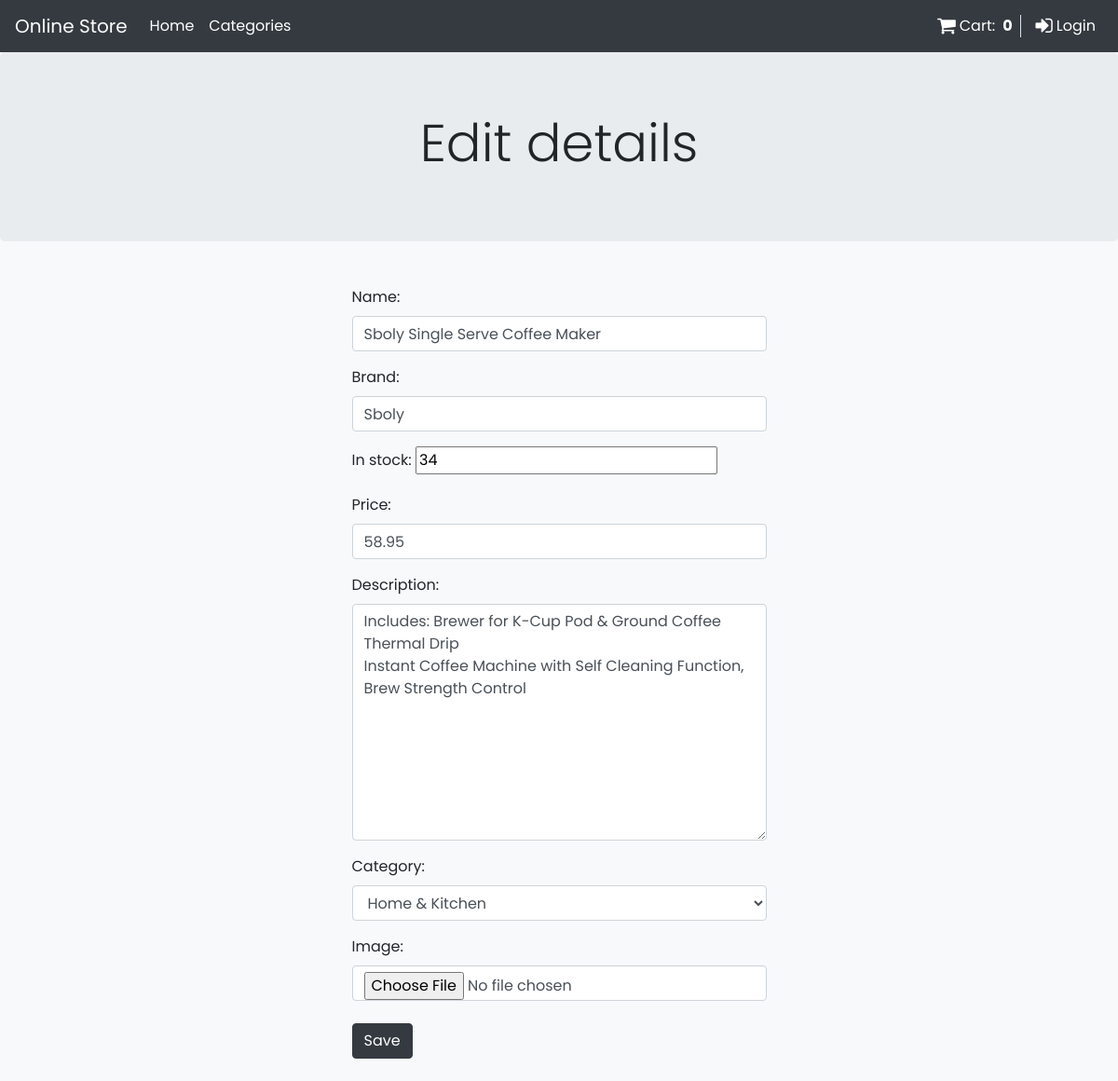
Page /update_product/2 on the earlier database version.
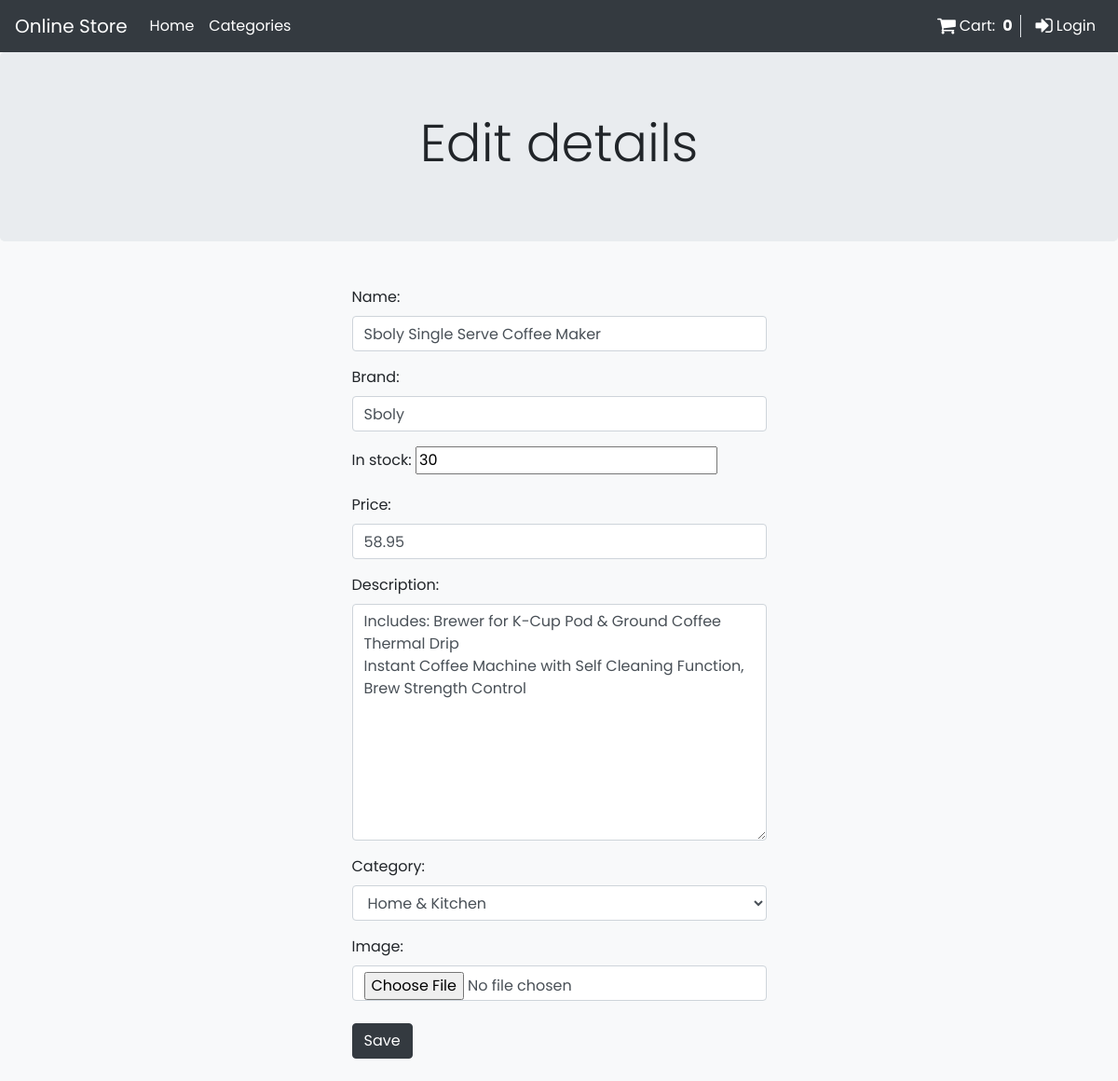
Same page on the later database version.
### my_store/models.py (models this page shows, shortened)
class Product(models.Model):
    name = models.CharField(max_length=120)
    in_stock = models.IntegerField(null=True, blank=True)
    price = models.DecimalField(max_digits=10, decimal_places=2)
    description = models.TextField(blank=True, null=True)
    image = models.ImageField(blank=True, null=True)
    brand = models.CharField(max_length=50, blank=True, null=True)
    category = models.ForeignKey(
        'Category',
        on_delete=models.DO_NOTHING,
    )

class Category(models.Model):
    name = models.CharField(max_length=60)
    def __str__(self):
        return self.name

### my_store/views.py (the view, shortened to what this page needs)
# urls.py: path('update_product/<int:pk>', views.ProductUpdateView.as_view(), name='update_product'),
class ProductUpdateView(UpdateView, PermissionRequiredMixin):
    permission_required = ['my_store.change_product']
    template_name = 'products/update_product.html'
    model = Product
    form_class = ProductCreateForm
    context_object_name = 'products'

### my_store/forms.py
class ProductCreateForm(forms.ModelForm):
    class Meta:
        model = Product
        fields = ('name',
                  'brand',
                  'in_stock',
                  'price',
                  'description',
                  'category',
                  'image',
                  )
        widgets = {
            'name': forms.TextInput(attrs={'class': 'form-control'}),
            'brand': forms.TextInput(attrs={'class': 'form-control'}),
            'quantity': forms.NumberInput(attrs={'class': 'form-control'}),
            'price': forms.NumberInput(attrs={'class': 'form-control'}),
            'description': forms.Textarea(attrs={'class': 'form-control'}),
            'category': forms.Select(attrs={'class': 'form-control'}),
            'image': forms.FileInput(attrs={'class': 'form-control'}),
        }

### my_store/templatetags/cart_template_tag.py (called while the page is built)
@register.filter
def cart_item_count(user):
    if user.is_authenticated:
        qs = Order.objects.filter(user=user, ordered=False)
        if qs.exists():
            return qs[0].items.count()
    return 0

### my_store/templates/products/update_product.html (shortened to what this page needs)
{% extends 'base.html' %}
{% block header %} Edit details {% endblock %}
{% block content %}
<form method="post" enctype="multipart/form-data">{% csrf_token %}
    <div class="container mt-5 mb-4">
        <div class="row justify-content-center">
            <div class="col-lg-5 ">
                {{ form.as_p }}
                <input type="submit" class="btn btn-dark mt-2" value="Save">
            </div>
        </div>
    </div>
</form>
{% endblock %}

Differences in the rows shown:
changed Product "Sboly": in_stock "34" → "30"
